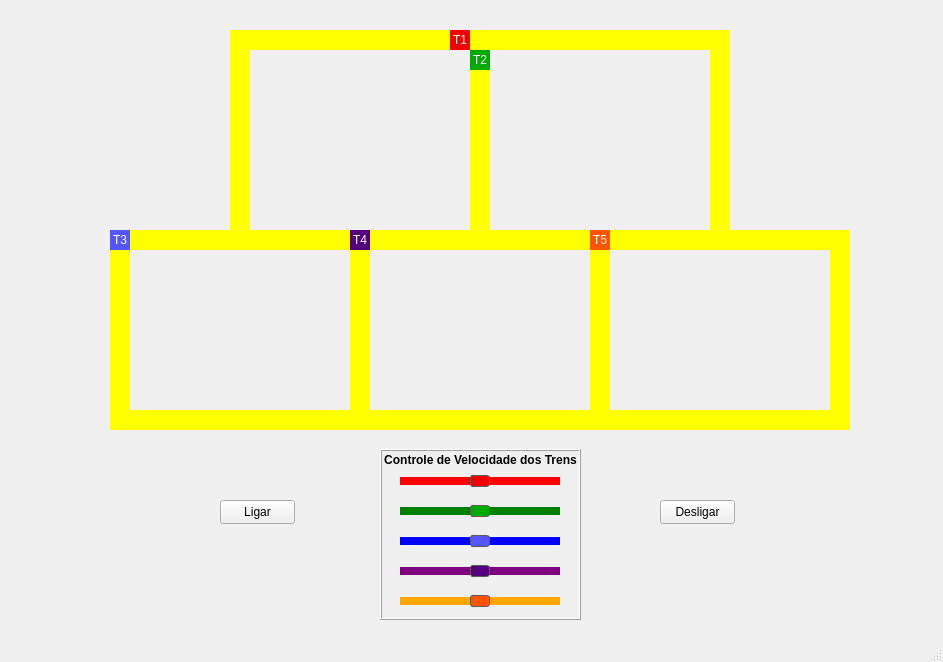
<?xml version="1.0" encoding="UTF-8"?>
<ui version="4.0">
 <class>MainWindow</class>
 <widget class="QMainWindow" name="MainWindow">
  <property name="geometry">
   <rect>
    <x>0</x>
    <y>0</y>
    <width>943</width>
    <height>662</height>
   </rect>
  </property>
  <property name="palette">
   <palette>
    <active>
     <colorrole role="Button">
      <brush brushstyle="SolidPattern">
       <color alpha="255">
        <red>195</red>
        <green>195</green>
        <blue>195</blue>
       </color>
      </brush>
     </colorrole>
     <colorrole role="Midlight">
      <brush brushstyle="SolidPattern">
       <color alpha="255">
        <red>225</red>
        <green>225</green>
        <blue>225</blue>
       </color>
      </brush>
     </colorrole>
     <colorrole role="Dark">
      <brush brushstyle="SolidPattern">
       <color alpha="255">
        <red>97</red>
        <green>97</green>
        <blue>97</blue>
       </color>
      </brush>
     </colorrole>
     <colorrole role="Mid">
      <brush brushstyle="SolidPattern">
       <color alpha="255">
        <red>130</red>
        <green>130</green>
        <blue>130</blue>
       </color>
      </brush>
     </colorrole>
     <colorrole role="Window">
      <brush brushstyle="SolidPattern">
       <color alpha="255">
        <red>195</red>
        <green>195</green>
        <blue>195</blue>
       </color>
      </brush>
     </colorrole>
     <colorrole role="Shadow">
      <brush brushstyle="SolidPattern">
       <color alpha="255">
        <red>0</red>
        <green>0</green>
        <blue>0</blue>
       </color>
      </brush>
     </colorrole>
     <colorrole role="AlternateBase">
      <brush brushstyle="SolidPattern">
       <color alpha="255">
        <red>225</red>
        <green>225</green>
        <blue>225</blue>
       </color>
      </brush>
     </colorrole>
    </active>
    <inactive>
     <colorrole role="Button">
      <brush brushstyle="SolidPattern">
       <color alpha="255">
        <red>240</red>
        <green>240</green>
        <blue>240</blue>
       </color>
      </brush>
     </colorrole>
     <colorrole role="Midlight">
      <brush brushstyle="SolidPattern">
       <color alpha="255">
        <red>227</red>
        <green>227</green>
        <blue>227</blue>
       </color>
      </brush>
     </colorrole>
     <colorrole role="Dark">
      <brush brushstyle="SolidPattern">
       <color alpha="255">
        <red>160</red>
        <green>160</green>
        <blue>160</blue>
       </color>
      </brush>
     </colorrole>
     <colorrole role="Mid">
      <brush brushstyle="SolidPattern">
       <color alpha="255">
        <red>160</red>
        <green>160</green>
        <blue>160</blue>
       </color>
      </brush>
     </colorrole>
     <colorrole role="Window">
      <brush brushstyle="SolidPattern">
       <color alpha="255">
        <red>240</red>
        <green>240</green>
        <blue>240</blue>
       </color>
      </brush>
     </colorrole>
     <colorrole role="Shadow">
      <brush brushstyle="SolidPattern">
       <color alpha="255">
        <red>105</red>
        <green>105</green>
        <blue>105</blue>
       </color>
      </brush>
     </colorrole>
     <colorrole role="AlternateBase">
      <brush brushstyle="SolidPattern">
       <color alpha="255">
        <red>245</red>
        <green>245</green>
        <blue>245</blue>
       </color>
      </brush>
     </colorrole>
    </inactive>
    <disabled>
     <colorrole role="Button">
      <brush brushstyle="SolidPattern">
       <color alpha="255">
        <red>195</red>
        <green>195</green>
        <blue>195</blue>
       </color>
      </brush>
     </colorrole>
     <colorrole role="Midlight">
      <brush brushstyle="SolidPattern">
       <color alpha="255">
        <red>225</red>
        <green>225</green>
        <blue>225</blue>
       </color>
      </brush>
     </colorrole>
     <colorrole role="Dark">
      <brush brushstyle="SolidPattern">
       <color alpha="255">
        <red>97</red>
        <green>97</green>
        <blue>97</blue>
       </color>
      </brush>
     </colorrole>
     <colorrole role="Mid">
      <brush brushstyle="SolidPattern">
       <color alpha="255">
        <red>130</red>
        <green>130</green>
        <blue>130</blue>
       </color>
      </brush>
     </colorrole>
     <colorrole role="Window">
      <brush brushstyle="SolidPattern">
       <color alpha="255">
        <red>195</red>
        <green>195</green>
        <blue>195</blue>
       </color>
      </brush>
     </colorrole>
     <colorrole role="Shadow">
      <brush brushstyle="SolidPattern">
       <color alpha="255">
        <red>0</red>
        <green>0</green>
        <blue>0</blue>
       </color>
      </brush>
     </colorrole>
     <colorrole role="AlternateBase">
      <brush brushstyle="SolidPattern">
       <color alpha="255">
        <red>245</red>
        <green>245</green>
        <blue>245</blue>
       </color>
      </brush>
     </colorrole>
    </disabled>
   </palette>
  </property>
  <property name="windowTitle">
   <string>MainWindow</string>
  </property>
  <widget class="QWidget" name="centralwidget">
   <widget class="QLabel" name="trilho1_11">
    <property name="geometry">
     <rect>
      <x>830</x>
      <y>230</y>
      <width>20</width>
      <height>200</height>
     </rect>
    </property>
    <property name="styleSheet">
     <string notr="true">background-color: rgb(255, 255, 0);</string>
    </property>
    <property name="text">
     <string/>
    </property>
   </widget>
   <widget class="QLabel" name="trilho5">
    <property name="geometry">
     <rect>
      <x>110</x>
      <y>230</y>
      <width>250</width>
      <height>20</height>
     </rect>
    </property>
    <property name="styleSheet">
     <string notr="true">background-color: rgb(255, 255, 0);</string>
    </property>
    <property name="text">
     <string/>
    </property>
   </widget>
   <widget class="QLabel" name="trilho1_8">
    <property name="geometry">
     <rect>
      <x>350</x>
      <y>410</y>
      <width>250</width>
      <height>20</height>
     </rect>
    </property>
    <property name="styleSheet">
     <string notr="true">background-color: rgb(255, 255, 0);</string>
    </property>
    <property name="text">
     <string/>
    </property>
   </widget>
   <widget class="QLabel" name="trem_5">
    <property name="geometry">
     <rect>
      <x>590</x>
      <y>230</y>
      <width>20</width>
      <height>20</height>
     </rect>
    </property>
    <property name="styleSheet">
     <string notr="true">background-color: rgb(255, 85, 0);</string>
    </property>
    <property name="text">
     <string>&lt;html&gt;&lt;head/&gt;&lt;body&gt;&lt;p align=&quot;center&quot;&gt;&lt;span style=&quot; color:#ffffff;&quot;&gt;T5&lt;/span&gt;&lt;/p&gt;&lt;/body&gt;&lt;/html&gt;</string>
    </property>
   </widget>
   <widget class="QLabel" name="trem_4">
    <property name="geometry">
     <rect>
      <x>350</x>
      <y>230</y>
      <width>20</width>
      <height>20</height>
     </rect>
    </property>
    <property name="styleSheet">
     <string notr="true">background-color: rgb(85, 0, 127);</string>
    </property>
    <property name="text">
     <string>&lt;html&gt;&lt;head/&gt;&lt;body&gt;&lt;p align=&quot;center&quot;&gt;&lt;span style=&quot; color:#ffffff;&quot;&gt;T4&lt;/span&gt;&lt;/p&gt;&lt;/body&gt;&lt;/html&gt;</string>
    </property>
   </widget>
   <widget class="QPushButton" name="terminar">
    <property name="geometry">
     <rect>
      <x>660</x>
      <y>500</y>
      <width>75</width>
      <height>24</height>
     </rect>
    </property>
    <property name="cursor">
     <cursorShape>PointingHandCursor</cursorShape>
    </property>
    <property name="text">
     <string>Desligar</string>
    </property>
   </widget>
   <widget class="QPushButton" name="iniciar">
    <property name="geometry">
     <rect>
      <x>220</x>
      <y>500</y>
      <width>75</width>
      <height>24</height>
     </rect>
    </property>
    <property name="cursor">
     <cursorShape>PointingHandCursor</cursorShape>
    </property>
    <property name="autoFillBackground">
     <bool>false</bool>
    </property>
    <property name="text">
     <string>Ligar</string>
    </property>
   </widget>
   <widget class="QLabel" name="trilho3">
    <property name="geometry">
     <rect>
      <x>470</x>
      <y>30</y>
      <width>20</width>
      <height>200</height>
     </rect>
    </property>
    <property name="styleSheet">
     <string notr="true">background-color: rgb(255, 255, 0);</string>
    </property>
    <property name="text">
     <string/>
    </property>
   </widget>
   <widget class="QLabel" name="trilho1_3">
    <property name="geometry">
     <rect>
      <x>590</x>
      <y>230</y>
      <width>250</width>
      <height>20</height>
     </rect>
    </property>
    <property name="styleSheet">
     <string notr="true">background-color: rgb(255, 255, 0);</string>
    </property>
    <property name="text">
     <string/>
    </property>
   </widget>
   <widget class="QLabel" name="trilho1">
    <property name="geometry">
     <rect>
      <x>230</x>
      <y>30</y>
      <width>240</width>
      <height>20</height>
     </rect>
    </property>
    <property name="styleSheet">
     <string notr="true">background-color: rgb(255, 255, 0);</string>
    </property>
    <property name="text">
     <string/>
    </property>
   </widget>
   <widget class="QLabel" name="trilho1_4">
    <property name="geometry">
     <rect>
      <x>710</x>
      <y>30</y>
      <width>20</width>
      <height>200</height>
     </rect>
    </property>
    <property name="styleSheet">
     <string notr="true">background-color: rgb(255, 255, 0);</string>
    </property>
    <property name="text">
     <string/>
    </property>
   </widget>
   <widget class="QLabel" name="trem_1">
    <property name="geometry">
     <rect>
      <x>450</x>
      <y>30</y>
      <width>20</width>
      <height>20</height>
     </rect>
    </property>
    <property name="autoFillBackground">
     <bool>false</bool>
    </property>
    <property name="styleSheet">
     <string notr="true">background-color: rgb(240, 0, 0);</string>
    </property>
    <property name="text">
     <string>&lt;html&gt;&lt;head/&gt;&lt;body&gt;&lt;p align=&quot;center&quot;&gt;&lt;span style=&quot; color:#ffffff;&quot;&gt;T1&lt;/span&gt;&lt;/p&gt;&lt;/body&gt;&lt;/html&gt;</string>
    </property>
   </widget>
   <widget class="QLabel" name="trilho1_6">
    <property name="geometry">
     <rect>
      <x>110</x>
      <y>410</y>
      <width>241</width>
      <height>20</height>
     </rect>
    </property>
    <property name="styleSheet">
     <string notr="true">background-color: rgb(255, 255, 0);</string>
    </property>
    <property name="text">
     <string/>
    </property>
   </widget>
   <widget class="QLabel" name="trilho2">
    <property name="geometry">
     <rect>
      <x>470</x>
      <y>30</y>
      <width>250</width>
      <height>20</height>
     </rect>
    </property>
    <property name="styleSheet">
     <string notr="true">background-color: rgb(255, 255, 0);</string>
    </property>
    <property name="text">
     <string/>
    </property>
   </widget>
   <widget class="QLabel" name="trilho5_2">
    <property name="geometry">
     <rect>
      <x>340</x>
      <y>230</y>
      <width>250</width>
      <height>20</height>
     </rect>
    </property>
    <property name="styleSheet">
     <string notr="true">background-color: rgb(255, 255, 0);</string>
    </property>
    <property name="text">
     <string/>
    </property>
   </widget>
   <widget class="QLabel" name="trem_2">
    <property name="geometry">
     <rect>
      <x>470</x>
      <y>50</y>
      <width>20</width>
      <height>20</height>
     </rect>
    </property>
    <property name="styleSheet">
     <string notr="true">background-color: rgb(0, 170, 0);</string>
    </property>
    <property name="text">
     <string>&lt;html&gt;&lt;head/&gt;&lt;body&gt;&lt;p align=&quot;center&quot;&gt;&lt;span style=&quot; color:#ffffff;&quot;&gt;T2&lt;/span&gt;&lt;/p&gt;&lt;/body&gt;&lt;/html&gt;</string>
    </property>
   </widget>
   <widget class="QLabel" name="trilho1_10">
    <property name="geometry">
     <rect>
      <x>590</x>
      <y>410</y>
      <width>251</width>
      <height>20</height>
     </rect>
    </property>
    <property name="styleSheet">
     <string notr="true">background-color: rgb(255, 255, 0);</string>
    </property>
    <property name="text">
     <string/>
    </property>
   </widget>
   <widget class="QLabel" name="trem_3">
    <property name="geometry">
     <rect>
      <x>110</x>
      <y>230</y>
      <width>20</width>
      <height>20</height>
     </rect>
    </property>
    <property name="styleSheet">
     <string notr="true">background-color: rgb(85, 85, 255);</string>
    </property>
    <property name="text">
     <string>&lt;html&gt;&lt;head/&gt;&lt;body&gt;&lt;p align=&quot;center&quot;&gt;&lt;span style=&quot; color:#ffffff;&quot;&gt;T3&lt;/span&gt;&lt;/p&gt;&lt;/body&gt;&lt;/html&gt;</string>
    </property>
   </widget>
   <widget class="QLabel" name="trilho1_5">
    <property name="geometry">
     <rect>
      <x>110</x>
      <y>230</y>
      <width>20</width>
      <height>200</height>
     </rect>
    </property>
    <property name="styleSheet">
     <string notr="true">background-color: rgb(255, 255, 0);</string>
    </property>
    <property name="text">
     <string/>
    </property>
   </widget>
   <widget class="QLabel" name="trilho1_2">
    <property name="geometry">
     <rect>
      <x>230</x>
      <y>30</y>
      <width>20</width>
      <height>200</height>
     </rect>
    </property>
    <property name="styleSheet">
     <string notr="true">background-color: rgb(255, 255, 0);</string>
    </property>
    <property name="text">
     <string/>
    </property>
   </widget>
   <widget class="QLabel" name="trilho1_7">
    <property name="geometry">
     <rect>
      <x>350</x>
      <y>230</y>
      <width>20</width>
      <height>200</height>
     </rect>
    </property>
    <property name="styleSheet">
     <string notr="true">background-color: rgb(255, 255, 0);</string>
    </property>
    <property name="text">
     <string/>
    </property>
   </widget>
   <widget class="QLabel" name="trilho1_9">
    <property name="geometry">
     <rect>
      <x>590</x>
      <y>230</y>
      <width>20</width>
      <height>200</height>
     </rect>
    </property>
    <property name="styleSheet">
     <string notr="true">background-color: rgb(255, 255, 0);</string>
    </property>
    <property name="text">
     <string/>
    </property>
   </widget>
   <widget class="QSlider" name="slider_trem1">
    <property name="enabled">
     <bool>true</bool>
    </property>
    <property name="geometry">
     <rect>
      <x>400</x>
      <y>470</y>
      <width>160</width>
      <height>22</height>
     </rect>
    </property>
    <property name="cursor">
     <cursorShape>PointingHandCursor</cursorShape>
    </property>
    <property name="mouseTracking">
     <bool>false</bool>
    </property>
    <property name="toolTip">
     <string>&lt;html&gt;&lt;head/&gt;&lt;body&gt;&lt;p&gt;&lt;br/&gt;&lt;/p&gt;&lt;/body&gt;&lt;/html&gt;</string>
    </property>
    <property name="autoFillBackground">
     <bool>false</bool>
    </property>
    <property name="styleSheet">
     <string notr="true">QSlider::groove:horizontal {
    border: 1px solid #0000;
    height: 8px;
    background: red;
    margin: 2px 0;
}
QSlider::handle:horizontal {
    background:  rgb(240, 0, 0);
    border: 1px solid #5c5c5c;
    width: 18px;
    margin: -2px 0;
    border-radius: 3px;
}</string>
    </property>
    <property name="minimum">
     <number>1</number>
    </property>
    <property name="maximum">
     <number>200</number>
    </property>
    <property name="value">
     <number>100</number>
    </property>
    <property name="orientation">
     <enum>Qt::Horizontal</enum>
    </property>
    <property name="invertedAppearance">
     <bool>true</bool>
    </property>
    <property name="invertedControls">
     <bool>false</bool>
    </property>
    <property name="tickPosition">
     <enum>QSlider::TicksBothSides</enum>
    </property>
    <property name="tickInterval">
     <number>40</number>
    </property>
   </widget>
   <widget class="QSlider" name="slider_trem2">
    <property name="geometry">
     <rect>
      <x>400</x>
      <y>500</y>
      <width>160</width>
      <height>22</height>
     </rect>
    </property>
    <property name="cursor">
     <cursorShape>PointingHandCursor</cursorShape>
    </property>
    <property name="autoFillBackground">
     <bool>false</bool>
    </property>
    <property name="styleSheet">
     <string notr="true">QSlider::groove:horizontal {
    border: 1px solid #0000;
    height: 8px;
    background: green;
    margin: 2px 0;
}
QSlider::handle:horizontal {
    background:  rgb(0, 170, 0);
    border: 1px solid #5c5c5c;
    width: 18px;
    margin: -2px 0;
    border-radius: 3px;
}</string>
    </property>
    <property name="minimum">
     <number>1</number>
    </property>
    <property name="maximum">
     <number>200</number>
    </property>
    <property name="value">
     <number>100</number>
    </property>
    <property name="orientation">
     <enum>Qt::Horizontal</enum>
    </property>
    <property name="invertedAppearance">
     <bool>true</bool>
    </property>
    <property name="tickPosition">
     <enum>QSlider::TicksBothSides</enum>
    </property>
    <property name="tickInterval">
     <number>40</number>
    </property>
   </widget>
   <widget class="QSlider" name="slider_trem3">
    <property name="geometry">
     <rect>
      <x>400</x>
      <y>530</y>
      <width>160</width>
      <height>22</height>
     </rect>
    </property>
    <property name="cursor">
     <cursorShape>PointingHandCursor</cursorShape>
    </property>
    <property name="styleSheet">
     <string notr="true">QSlider::groove:horizontal {
    border: 1px solid #0000;
    height: 8px;
    background: blue;
    margin: 2px 0;
}
QSlider::handle:horizontal {
    background:  rgb(85, 85, 255);
    border: 1px solid #5c5c5c;
    width: 18px;
    margin: -2px 0;
    border-radius: 3px;
}</string>
    </property>
    <property name="minimum">
     <number>1</number>
    </property>
    <property name="maximum">
     <number>200</number>
    </property>
    <property name="value">
     <number>100</number>
    </property>
    <property name="orientation">
     <enum>Qt::Horizontal</enum>
    </property>
    <property name="invertedAppearance">
     <bool>true</bool>
    </property>
    <property name="tickPosition">
     <enum>QSlider::TicksBothSides</enum>
    </property>
    <property name="tickInterval">
     <number>40</number>
    </property>
   </widget>
   <widget class="QSlider" name="slider_trem4">
    <property name="geometry">
     <rect>
      <x>400</x>
      <y>560</y>
      <width>160</width>
      <height>22</height>
     </rect>
    </property>
    <property name="cursor">
     <cursorShape>PointingHandCursor</cursorShape>
    </property>
    <property name="styleSheet">
     <string notr="true">QSlider::groove:horizontal {
    border: 1px solid #0000;
    height: 8px;
    background: purple;
    margin: 2px 0;
}
QSlider::handle:horizontal {
    background:  rgb(85, 0, 127);
    border: 1px solid #5c5c5c;
    width: 18px;
    margin: -2px 0;
    border-radius: 3px;
}</string>
    </property>
    <property name="minimum">
     <number>1</number>
    </property>
    <property name="maximum">
     <number>200</number>
    </property>
    <property name="value">
     <number>100</number>
    </property>
    <property name="orientation">
     <enum>Qt::Horizontal</enum>
    </property>
    <property name="invertedAppearance">
     <bool>true</bool>
    </property>
    <property name="tickPosition">
     <enum>QSlider::TicksBothSides</enum>
    </property>
    <property name="tickInterval">
     <number>40</number>
    </property>
   </widget>
   <widget class="QSlider" name="slider_trem5">
    <property name="geometry">
     <rect>
      <x>400</x>
      <y>590</y>
      <width>160</width>
      <height>22</height>
     </rect>
    </property>
    <property name="cursor">
     <cursorShape>PointingHandCursor</cursorShape>
    </property>
    <property name="styleSheet">
     <string notr="true">QSlider::groove:horizontal {
    border: 1px solid #0000;
    height: 8px;
    background: orange;
    margin: 2px 0;
}
QSlider::handle:horizontal {
    background:  rgb(255, 85, 0);
    border: 1px solid #5c5c5c;
    width: 18px;
    margin: -2px 0;
    border-radius: 3px;
}</string>
    </property>
    <property name="minimum">
     <number>1</number>
    </property>
    <property name="maximum">
     <number>200</number>
    </property>
    <property name="value">
     <number>100</number>
    </property>
    <property name="orientation">
     <enum>Qt::Horizontal</enum>
    </property>
    <property name="invertedAppearance">
     <bool>true</bool>
    </property>
    <property name="tickPosition">
     <enum>QSlider::TicksBothSides</enum>
    </property>
    <property name="tickInterval">
     <number>40</number>
    </property>
   </widget>
   <widget class="QLabel" name="box_velocidades">
    <property name="geometry">
     <rect>
      <x>370</x>
      <y>450</y>
      <width>221</width>
      <height>21</height>
     </rect>
    </property>
    <property name="text">
     <string>&lt;html&gt;&lt;head/&gt;&lt;body&gt;&lt;p align=&quot;center&quot;&gt;&lt;span style=&quot; font-weight:700;&quot;&gt;Controle de Velocidade dos Trens&lt;/span&gt;&lt;/p&gt;&lt;/body&gt;&lt;/html&gt;</string>
    </property>
   </widget>
   <widget class="QFrame" name="frame">
    <property name="geometry">
     <rect>
      <x>380</x>
      <y>449</y>
      <width>201</width>
      <height>171</height>
     </rect>
    </property>
    <property name="cursor">
     <cursorShape>ArrowCursor</cursorShape>
    </property>
    <property name="acceptDrops">
     <bool>false</bool>
    </property>
    <property name="frameShape">
     <enum>QFrame::Box</enum>
    </property>
    <property name="frameShadow">
     <enum>QFrame::Raised</enum>
    </property>
   </widget>
   <widget class="QLabel" name="semaforo_1">
    <property name="geometry">
     <rect>
      <x>280</x>
      <y>190</y>
      <width>41</width>
      <height>41</height>
     </rect>
    </property>
    <property name="text">
     <string/>
    </property>
    <property name="pixmap">
     <pixmap>semaforo.png</pixmap>
    </property>
    <property name="scaledContents">
     <bool>true</bool>
    </property>
   </widget>
   <widget class="QLabel" name="semaforo_2">
    <property name="geometry">
     <rect>
      <x>400</x>
      <y>190</y>
      <width>41</width>
      <height>41</height>
     </rect>
    </property>
    <property name="text">
     <string/>
    </property>
    <property name="pixmap">
     <pixmap>semaforo.png</pixmap>
    </property>
    <property name="scaledContents">
     <bool>true</bool>
    </property>
   </widget>
   <widget class="QLabel" name="semaforo_3">
    <property name="geometry">
     <rect>
      <x>530</x>
      <y>190</y>
      <width>41</width>
      <height>41</height>
     </rect>
    </property>
    <property name="text">
     <string/>
    </property>
    <property name="pixmap">
     <pixmap>semaforo.png</pixmap>
    </property>
    <property name="scaledContents">
     <bool>true</bool>
    </property>
   </widget>
   <widget class="QLabel" name="semaforo_4">
    <property name="geometry">
     <rect>
      <x>630</x>
      <y>190</y>
      <width>41</width>
      <height>41</height>
     </rect>
    </property>
    <property name="text">
     <string/>
    </property>
    <property name="pixmap">
     <pixmap>semaforo.png</pixmap>
    </property>
    <property name="scaledContents">
     <bool>true</bool>
    </property>
   </widget>
   <widget class="QLabel" name="semaforo_5">
    <property name="geometry">
     <rect>
      <x>310</x>
      <y>310</y>
      <width>41</width>
      <height>41</height>
     </rect>
    </property>
    <property name="text">
     <string/>
    </property>
    <property name="pixmap">
     <pixmap>semaforo.png</pixmap>
    </property>
    <property name="scaledContents">
     <bool>true</bool>
    </property>
   </widget>
   <widget class="QLabel" name="semaforo_6">
    <property name="geometry">
     <rect>
      <x>550</x>
      <y>310</y>
      <width>41</width>
      <height>41</height>
     </rect>
    </property>
    <property name="text">
     <string/>
    </property>
    <property name="pixmap">
     <pixmap>semaforo.png</pixmap>
    </property>
    <property name="scaledContents">
     <bool>true</bool>
    </property>
   </widget>
   <widget class="QLabel" name="semaforo_0">
    <property name="geometry">
     <rect>
      <x>430</x>
      <y>110</y>
      <width>41</width>
      <height>41</height>
     </rect>
    </property>
    <property name="text">
     <string/>
    </property>
    <property name="pixmap">
     <pixmap>semaforo.png</pixmap>
    </property>
    <property name="scaledContents">
     <bool>true</bool>
    </property>
   </widget>
   <zorder>frame</zorder>
   <zorder>trilho1_10</zorder>
   <zorder>trilho1_8</zorder>
   <zorder>trilho2</zorder>
   <zorder>trilho3</zorder>
   <zorder>trilho1_5</zorder>
   <zorder>trilho1_3</zorder>
   <zorder>trilho1_9</zorder>
   <zorder>trilho1_7</zorder>
   <zorder>trilho5</zorder>
   <zorder>trilho5_2</zorder>
   <zorder>trilho1_2</zorder>
   <zorder>trilho1_11</zorder>
   <zorder>trem_5</zorder>
   <zorder>trem_4</zorder>
   <zorder>terminar</zorder>
   <zorder>iniciar</zorder>
   <zorder>trilho1</zorder>
   <zorder>trilho1_4</zorder>
   <zorder>trem_1</zorder>
   <zorder>trilho1_6</zorder>
   <zorder>trem_2</zorder>
   <zorder>trem_3</zorder>
   <zorder>slider_trem1</zorder>
   <zorder>slider_trem2</zorder>
   <zorder>slider_trem3</zorder>
   <zorder>slider_trem4</zorder>
   <zorder>slider_trem5</zorder>
   <zorder>box_velocidades</zorder>
   <zorder>semaforo_1</zorder>
   <zorder>semaforo_2</zorder>
   <zorder>semaforo_3</zorder>
   <zorder>semaforo_4</zorder>
   <zorder>semaforo_5</zorder>
   <zorder>semaforo_6</zorder>
   <zorder>semaforo_0</zorder>
  </widget>
  <widget class="QMenuBar" name="menubar">
   <property name="geometry">
    <rect>
     <x>0</x>
     <y>0</y>
     <width>943</width>
     <height>21</height>
    </rect>
   </property>
  </widget>
  <widget class="QStatusBar" name="statusbar"/>
 </widget>
 <resources/>
 <connections/>
</ui>
